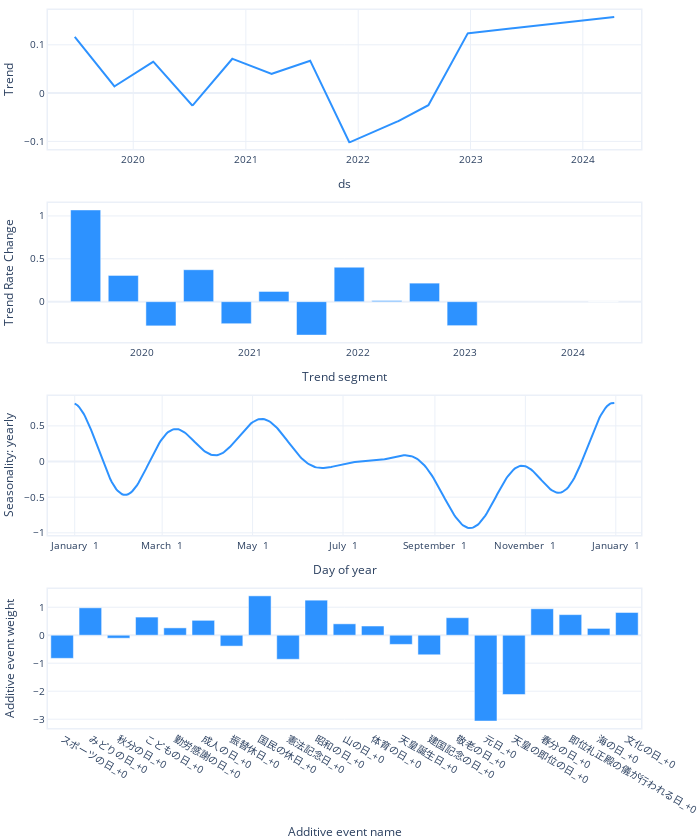

This figure's notebook cell:
### Code cell
m.plot_parameters()

### Figure 1 — Plotly figure (JSON) as saved in the notebook; plotly's stock layout.template omitted (floating-point values rounded to 4 significant figures; data arrays with more than 128 entries replaced by an {"elided": "..."} marker saying what was removed)
{"data": [{"fill": "none", "line": {"color": "#2d92ff", "width": 2}, "mode": "lines", "name": "Trend", "type": "scatter", "x": {"elided": "1254 str values"}, "xaxis": "x", "y": {"elided": "1254 float values"}, "yaxis": "y"}, {"marker": {"color": "#2d92ff"}, "name": "Trend Rate Change", "type": "bar", "x": ["2019-06-25T00:00:00", "2019-10-30T11:46:54.545455", "2020-03-05T23:33:49.090909", "2020-07-11T11:20:43.636364", "2020-11-15T23:07:38.181818", "2021-03-23T10:54:32.727273", "2021-07-28T22:41:27.272727", "2021-12-03T10:28:21.818182", "2022-04-09T22:15:16.363636", "2022-08-15T10:02:10.909091", "2022-12-20T21:49:05.454545", "2024-04-12T00:00:00"], "xaxis": "x2", "y": [1.07, 0.3061, -0.282, 0.3726, -0.2569, 0.1193, -0.3898, 0.4021, 0.01363, 0.2164, -0.2795, 0], "yaxis": "y2"}, {"fill": "none", "line": {"color": "#2d92ff", "width": 2}, "mode": "lines", "name": "yearly", "type": "scatter", "x": {"elided": "365 str values"}, "xaxis": "x3", "y": {"elided": "365 float values"}, "yaxis": "y3"}, {"marker": {"color": "#2d92ff"}, "name": "Additive event", "type": "bar", "width": 0.8, "x": ["スポーツの日_+0", "みどりの日_+0", "秋分の日_+0", "こどもの日_+0", "勤労感謝の日_+0", "成人の日_+0", "振替休日_+0", "国民の休日_+0", "憲法記念日_+0", "昭和の日_+0", "山の日_+0", "体育の日_+0", "天皇誕生日_+0", "建国記念の日_+0", "敬老の日_+0", "元日_+0", "天皇の即位の日_+0", "春分の日_+0", "即位礼正殿の儀が行われる日_+0", "海の日_+0", "文化の日_+0"], "xaxis": "x4", "y": [-0.8258, 0.9803, -0.1066, 0.6483, 0.2626, 0.5321, -0.3892, 1.407, -0.8595, 1.253, 0.4072, 0.329, -0.328, -0.6988, 0.6257, -3.066, -2.118, 0.9449, 0.7358, 0.2438, 0.8126], "yaxis": "y4"}], "layout": {"autosize": true, "font": {"size": 10}, "height": 840, "hovermode": "x unified", "margin": {"b": 0, "l": 0, "pad": 0, "r": 10, "t": 10}, "showlegend": false, "title": {"font": {"size": 12}}, "width": 700, "xaxis": {"anchor": "y", "domain": [0, 1], "linewidth": 1.5, "mirror": true, "range": ["2019-03-30T00:00:00", "2024-07-08T00:00:00"], "showline": true, "title": {"text": "ds"}, "type": "date"}, "xaxis2": {"anchor": "y2", "domain": [0, 1], "linewidth": 1.5, "mirror": true, "range": ["2019-02-17T12:13:05.454545", "2024-08-17T11:46:54.545455"], "showline": true, "title": {"text": "Trend segment"}, "type": "date"}, "xaxis3": {"anchor": "y3", "domain": [0, 1], "linewidth": 1.5, "mirror": true, "range": ["2016-12-14T00:00:00", "2018-01-18T00:00:00"], "showline": true, "tickformat": "%B %e", "title": {"text": "Day of year"}}, "xaxis4": {"anchor": "y4", "domain": [0, 1], "linewidth": 1.5, "mirror": true, "showline": true, "title": {"text": "Additive event name"}}, "yaxis": {"anchor": "x", "domain": [0.8063, 1], "linewidth": 1.5, "mirror": true, "rangemode": "normal", "showline": true, "title": {"text": "Trend"}}, "yaxis2": {"anchor": "x2", "domain": [0.5375, 0.7312], "linewidth": 1.5, "mirror": true, "rangemode": "normal", "showline": true, "title": {"text": "Trend Rate Change"}}, "yaxis3": {"anchor": "x3", "domain": [0.2687, 0.4625], "linewidth": 1.5, "mirror": true, "rangemode": "normal", "showline": true, "title": {"text": "Seasonality: yearly"}}, "yaxis4": {"anchor": "x4", "domain": [0, 0.1938], "linewidth": 1.5, "mirror": true, "rangemode": "normal", "showline": true, "title": {"text": "Additive event weight"}}}}
